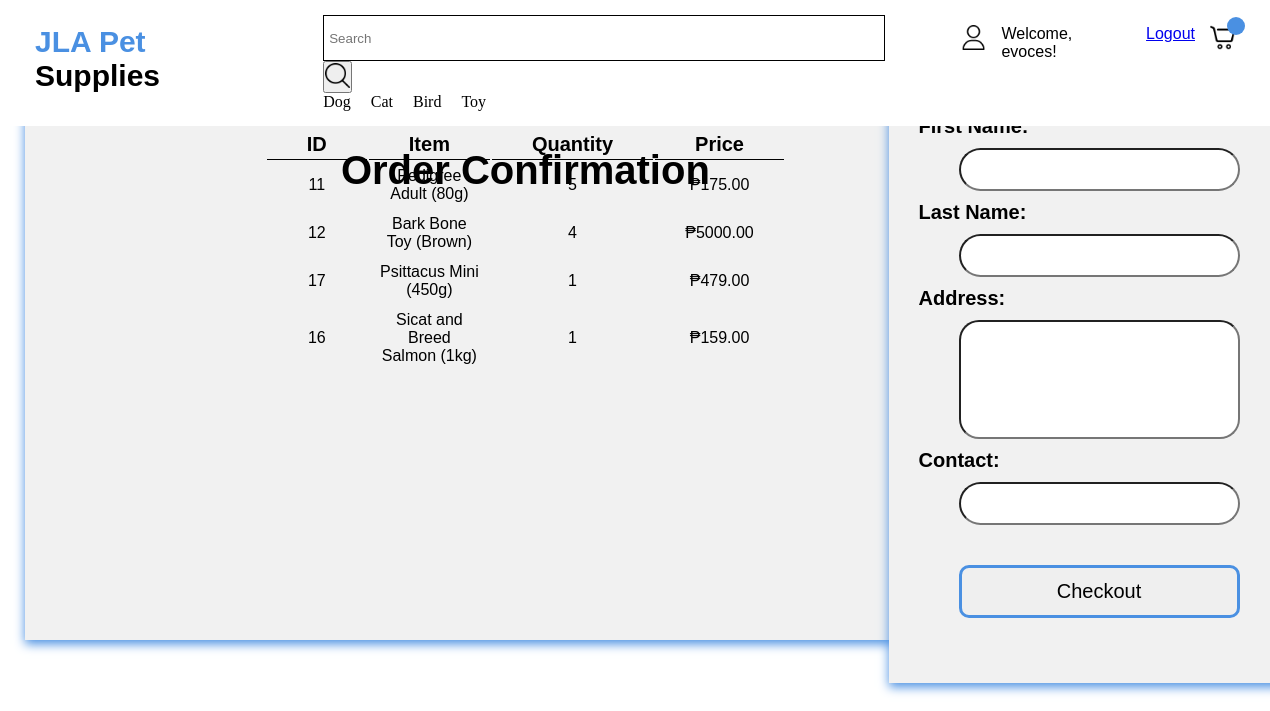
The page /order_confirmation/81/ (signed in) on the database its author committed.
### app/models.py (models this page shows, shortened)
class OrderItem(models.Model):
    ordered = models.ForeignKey(Order, on_delete=models.CASCADE, related_name='items')
    item = models.ForeignKey(Item, on_delete=models.CASCADE)
    quantity = models.IntegerField(default=1)
    price = models. DecimalField(max_digits=10, decimal_places=2)

class Item(models.Model):
    seller = models.ForeignKey(User, on_delete=models.CASCADE, null=True)
    category = models.ForeignKey(Category, related_name='item', on_delete=models.CASCADE, null=True, blank=True)
    title = models.CharField(max_length=100)
    price = models.DecimalField(max_digits=10, decimal_places=2)
    stock = models.PositiveIntegerField(default=0)
    image = models.ImageField(upload_to='item_images/', null=True, blank=True)

### app/views.py (the view, shortened to what this page needs)
# urls.py: path('order_confirmation/<int:order_id>/', OrderConfirmationView.as_view(), name='order_confirmation'),
class OrderConfirmationView(TemplateView):
    template_name = 'app/order_confirmation.html'
    def get_context_data(self, **kwargs):
        context = super().get_context_data(**kwargs)
        order_id = self.kwargs['order_id']
        order = get_object_or_404(Order, id=order_id)
        context['order'] = order
        context['order_items'] = order.items.all()
        for item in context['order_items']:
            item.sub_total = item.quantity * item.price
        return context

### app/templates/app/order_confirmation.html (shortened to what this page needs)
{% extends 'app/base.html' %}
{% load static %}
{% block content %}
    <div class="orderpage">
        <h2>Order Confirmation</h2>
        <div class="ordertable">
            <table>
                <thead>
                    <tr>
                        <th>ID</th>
                        <th>Item</th>
                        <th>Quantity</th>
                        <th>Price</th>
                    </tr>
                </thead>
                <tbody>
                {% for item in order_items %}
                    <tr>
                        <td>{{ item.item_id }}</td>
                        <td>{{ item.item.title }}</td>
                        <td>{{ item.quantity }}</td>
                        <td>₱{{ item.sub_total|floatformat:2 }}</td>
                    </tr>
                {% endfor %}
                </tbody>
            </table>
        </div>
    </div>
        <div class="order_items">
            <form method="POST">
                <label>First Name:</label>
                    <input type="text" name="first_name" required>
                <label>Last Name:</label>
                    <input type="text" name="last_name" required>
                <label>Address:</label>
                    <input type="text" class="orderaddress" name="address" required>
                <label>Contact:</label>
                    <input type="number" name="contact" required>
                <button type="submit">Checkout</button>
            </form>
        </div>
{% endblock content %}

### app/templates/app/base.html (shortened to what this page needs)
{% load static %}
<!DOCTYPE html>
<html lang="en">
<head>
    <link rel="stylesheet" href="{% static 'css/style.css' %}">
</head>
<body>
    <header>
        <div class="container">
            <a class="title" href="{% url 'home' %}">JLA Pet <span class="titles">Supplies</span></a>
            <div class="nav">
                <form action="{% url 'shop' %}" method="GET">
                <input type="text" name="search" class="search_input" placeholder="Search" value="{{ request.GET.search }}">
                    <button type="submit"><img src="{% static 'images/icon/search.png' %}" class="searcher"></button>
                </form>
                <div class="bottom">
                    <a href="/shop?category=1" class="search_bottom">Dog</a>
                    <a href="/shop?category=2" class="search_bottom">Cat</a>
                    <a href="/shop?category=3" class="search_bottom">Bird</a>
                    <a href="/shop?category=4" class="search_bottom">Toy</a>
                </div>
            </div>
            <div class="search">
                <a href="{% url 'signup' %}" class="search_list" aria-label="User"><img src="{% static 'images/icon/user.png' %}" class="search_list"></a>
                {% if user.is_authenticated %}
                <p>Welcome, {{ user.username }}!</p>
                <a href="{% url 'logout' %}">Logout</a>
                {% endif %}
                <a href="{% url 'cart' %}" class="search_list" id="cart-icon" aria-label="Cart"><img src="{% static 'images/icon/cart.png' %}" class="search_list"><span class="badge" id="badge">{{ cart_count }}</span></a>
            </div>
        </div>
    </header>
    {% block content %}
    {% endblock content %}
</body>
</html>

### static/css/style.css (style rules this page uses)
* { margin: 0; padding: 0; }
html { width: 100%; font-family: sans-serif; font-size: 10px; scroll-behavior: smooth; }
body { background-color: white; color: black; font-size: 1.6rem; }
header { overflow: hidden; }
header .container { position: fixed; display: flex; justify-content: space-between; box-sizing: border-box; width: 100%; height: auto; padding: 10px 10px; background-color: white; z-index: 1000; }
header .container .title { position: relative; padding: 15px 25px; font-family: 'Franklin Gothic Medium', 'Arial Narrow', Arial, sans-serif; font-weight: bold; font-size: 3rem; color: #4a90e2; text-decoration: none; }
header .container .title .titles { color: black; }
header .container .nav { align-items: center; padding: 5px 20px; width: auto; box-sizing: border-box; font-family: serif; }
header .container .nav .search_input { border: 1px solid black; width: 55rem; height: 4rem; padding: 2px 5px; outline: 0; }
header .container .nav .searcher { width: 25px; height: 25px; }
header .container .nav .bottom { position: relative; align-items: center; width: 100%; display: flex; gap: 20px; }
header .container .nav .bottom .search_bottom { text-decoration: none; align-items: center; color: black; }
.search { position: relative; display: flex; padding: 15px 25px; gap: 15px; }
.search .search_list { position: relative; border: none; background-color: transparent; transition: 0.25 ease; text-decoration: none; color: black; cursor: pointer; }
.search .search_list img { width: 25px; height: 25px; }
.search .badge { position: absolute; top: -8px; right: -10px; background-color: #4a90e2; color: white; font-size: 10px; min-width: 18px; height: 18px; line-height: 18px; text-align: center; border-radius: 50px; }
.orderpage { position: relative; display: flex; align-items: center; justify-content: center; width: 100%; max-width: 300px; max-height: 180px; top: 100px; left: 2%; padding: 180px 350px; background-color: #f1f1f1; box-shadow: 0px 4px 10px #4a90e2; }
.orderpage h2 { position: fixed; margin-top: -400px; font-size: 4rem; }
.orderpage .ordertable { position: relative; box-sizing: border-box; margin: 0; top: -120px; }
.orderpage .ordertable tr th { padding: 0.3rem 4rem; font-size: 2rem; text-align: center; border-bottom: 1px solid black; }
.orderpage .ordertable td { padding: 5px 10px; text-align: center; }
.order_items { position: absolute; display: flex; flex-wrap: wrap; align-items: center; justify-content: center; width: 100%; max-width: 100px; top: 100px; left: 70%; padding: 55px 160px; background-color: #f1f1f1; box-shadow: 0px 4px 10px #4a90e2; }
.order_items label { position: relative; display: block; font-weight: bold; font-size: 2rem; top: -40px; left: -40px; margin-bottom: 20px; }
.order_items input { position: relative; top: -50px; padding: 12px 50px; border-radius: 50px; }
.order_items .orderaddress { padding: 50px 50px; border-radius: 20px; }
.order_items button { position: relative; display: flex; justify-content: center; color: black; width: 100%; border: 3px solid #4a90e2; padding: 12px 16px; font-size: 2rem; cursor: pointer; border-radius: 10px; top: -10px; transition: 0.3s ease all; z-index: 1; }
.order_items button:before { transition: 0.5s all ease; position: absolute; top: 0; left: 50%; right: 50%; bottom: 0; opacity: 0; content: ''; background-color: #4a90e2; z-index: -1; }

### rows shown on the page
OrderItem: item_id "11", item "Pedigree Adult (80g)", quantity "5", sub_total "175.00"
OrderItem: item_id "12", item "Bark Bone Toy (Brown)", quantity "4", sub_total "5000.00"
OrderItem: item_id "17", item "Psittacus Mini (450g)", quantity "1", sub_total "479.00"
OrderItem: item_id "16", item "Sicat and Breed Salmon (1kg)", quantity "1", sub_total "159.00"

### other values the page prints
{{ user.username }} "evoces"
